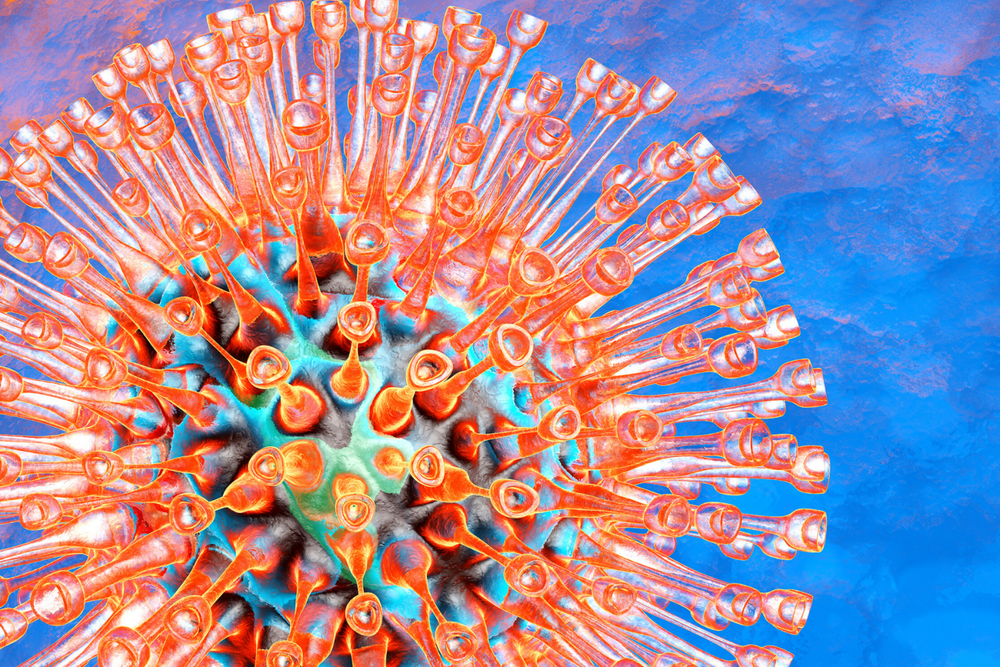
#> input picture M6/d4/corona.png, 1000 x 667 px, shrunk from 1620 x 1080 before the run
$ jupyter execute --allow-errors Callbacks.ipynb   (shell and % lines are left out)   (text cells are left out)
#> lines starting #> are read from the running program, lines starting #| are printed output that depends on the picture; after the words box and inside, x2 and y2 are one past the last pixel; in counts of white or black regions, pixels touching at a corner belong together
[cell 1]
import cv2
import numpy as np
import matplotlib.pyplot as plt

[cell 2]
dog= cv2.imread('corona.png')
#> dog is the input picture: shape (667, 1000, 3); mean B, G, R 162.5, 141.1, 159.7
dog

[cell 3]
def view(image, name_of_window="window"):
    cv2.namedWindow(name_of_window, cv2.WINDOW_NORMAL)
    cv2.imshow(name_of_window, image)
    cv2.waitKey(0)
    cv2.destroyAllWindows()

[cell 4]
count= 0

cap= cv2.VideoCapture(0)
key=0

img= np.ones((200,500), dtype= 'uint8')
while True:
    ret, frame = cap.read()
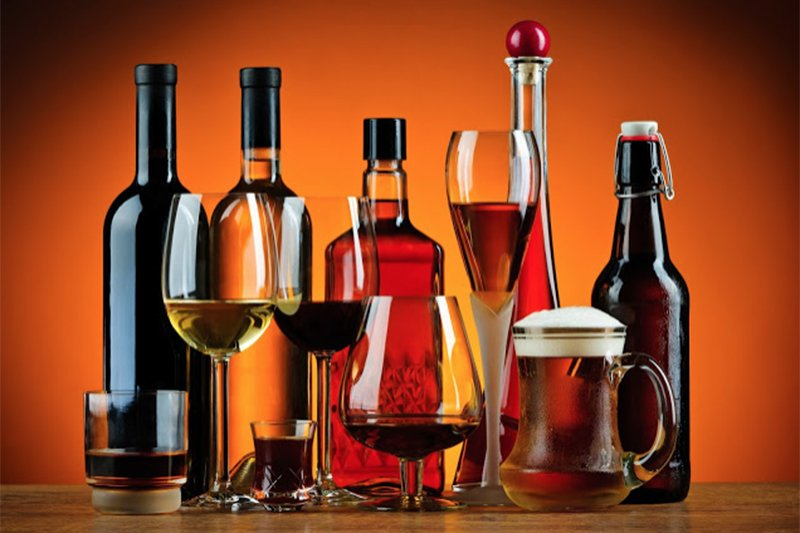
#> input picture M6/d3/image.jpg, 800 x 533 px, given in place of the camera
#> frame is the input picture: shape (533, 800, 3); mean B, G, R 35.7, 68.3, 141.4

    if(key == ord('q')):
        break
    if (key==ord('i') or key==ord('I')):
        count+= 1
        img= frame.copy()
        cv2.putText(img, f'Count-1= {count}',(200,200), cv2.FONT_HERSHEY_COMPEX, 1(0,255,0),3)

    if (key==ord('d') or key==ord('D')):
        count-=1
        img= frame.copy()
        cv2.putText(img, f'Count-1= {count}',(200,200), cv2.FONT_HERSHEY_COMPEX, 1(0,255,0),3)

    cv2.imshow("Image", img)
    key= cv2.waitKey(1)
#> (key q is pressed here)

cap.release()
cv2.destroyAllWindows()
cv2.waitKey(1)

[cell 5]
gray= cv2.cvtColor(dog, cv2.COLOR_BGR2GRAY)
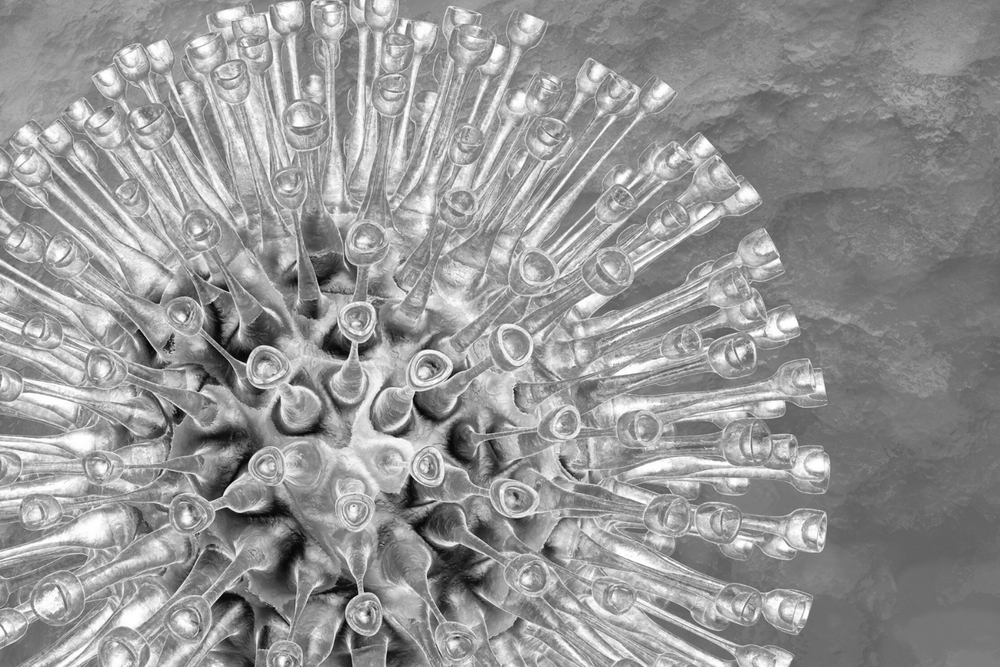
#> gray: shape (667, 1000); min 4, max 255, mean 149.1
_, three_img= cv2.threshold(gray, 200, 255, cv2.THRESH_BINARY)
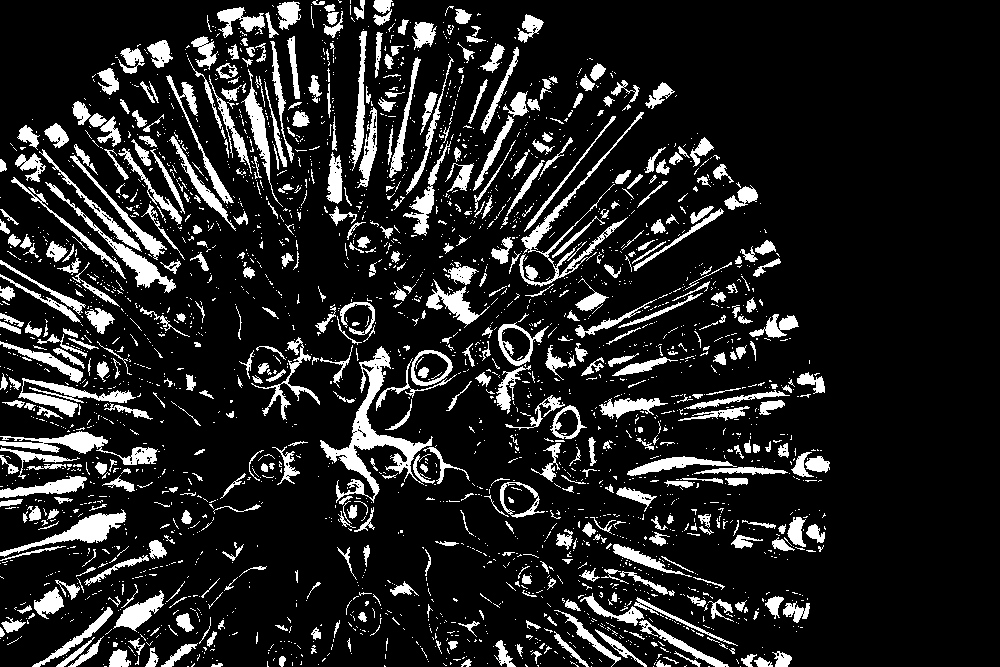
#> three_img: shape (667, 1000); 13.8% white; 2787 white regions (2265 under 20 px), largest, box (x1, y1, x2, y2) and area: (320, 346, 433, 503) 3454, (519, 112, 644, 287) 1768, (0, 431, 158, 465) 1624
#> slider 'Threshold Type' is set to 1
plt.figure(figsize=(20,15))
#> (the rest of this cell did not finish here and is left out)

[cell 6]
# Load an image and show it on screen with cv2.imshow
# When the key g or G is detected then change the image to show in grayscale
# When the key c or C is detected then change the image to show in color
# When the key t or T is detected then change the image to show the thresholded version of the image
# When the key esc is detected close the image

count= 0
key= 0

#img= np.ones(img.shape, dtype= "uint8")
img = cv2.imread(cv2.samples.findFile("corona.png"))

#> (the rest of this cell did not finish here and is left out)

[cell 7]
# Do the same as above but using your webcam image

[cell 8]
# Load an image and show it on screen with cv2.imshow
# When the user clicks on top of the image save the coordinates
# The user will then move the cursor without releasing the mouse button to another position
# When the user releases the button draw a rectagle around the ROI
# When the key esc is detected close the image

[cell 9]
# Crop and save the ROI image to disk

[cell 10]
# Create a named window, load and show an image in that window
window_name= 'mouse'
img= dog.copy()

cv2.namedWindow(window_name, cv2.WINDOW_AUTOSIZE)


def draw_square(action, x, y, flags, userdata):
    if (action==cv2.EVENT_LBUTTONUP):
        cv2.rectangle(userdata, (x,y), (x+50, y+50),(0,255,0), -1 )
        cv2.imshow(window_name,userdata)

    if (action==cv2.EVENT_LBUTTONUP):
        cv2.rectangle(userdata, (x,y), (x+50, y+50),(255,0,0), -1 )
        cv2.imshow(window_name,userdata)


cv2.setMouseCallback(window_name, draw_square, img)
#> (the rest of this cell did not finish here and is left out)

[cell 11]
threshold_value= 128
threshold_type= cv2.THRESH_BINARY

threshold_types= [cv2.THRESH_BINARY, cv2.THRESH_BINARY_INV, cv2.THRESH_TOZERO, cv2.THRESH_TOZERO_INV, cv2.THRESH_TRUNC]
window_name= 'threshold'

dog= cv2.imread('corona.png')
img= dog.copy()
gray_img= cv2.cvtColor(img, cv2.COLOR_BGR2GRAY)

cv2.namedWindow(window_name, cv2.WINDOW_AUTOSIZE)

def change_threshold_value(val):
#> called with val = 1
    threshold_value= val
    ret, thresh= cv2.threshold(gray_img, threshold_value, 255, threshold_type)
#> thresh: shape (667, 1000); every value is 255
#> ret = 1
    cv2.imshow(window_name,thresh)

def change_treshhold_type(val):
    threshold_type= thresholdtypes[val]
    ret, thresh= cv2.threshold(gray_img, threshold_value, 255, threshold_type)
    cv2.imshow(window_name,thresh)


cv2.createTrackbar('Threshold Value', window_name, threshold_value, 255, change_threshold_value)
cv2.createTrackbar('Threshold Type', window_name, threshold_type, 4, change_threshold_value)

cv2.imshow(window_name, gray_img)
cv2.waitKey()
cv2.destroyAllWindows()
cv2.waitKey(1)
